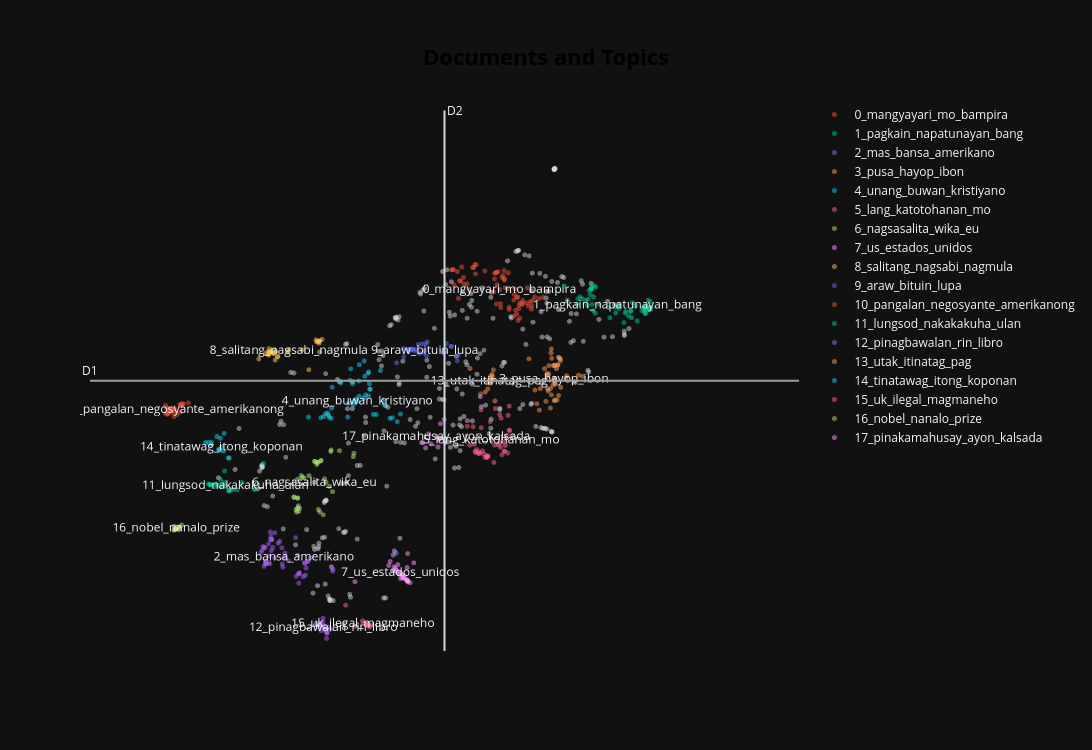

The notebook cell saved with this chart:
### Code cell
fig = topic_model_filipino.visualize_documents(
    filipino_embeddings['question'],
    reduced_embeddings=filipino_embeddings_2d.drop(columns=['question']).to_numpy()
)

fig.update_layout(template="plotly_dark")
fig.show()
